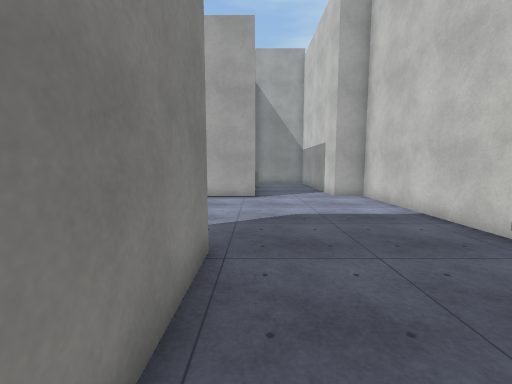
View 1 (above)

19 first-person views from a walk through a scene from a Unity 3-D project. The camera is 1.5 m above the floor, tilts 6° down and sees 90° across. The floor is counted in squares, 1 m on a side. Each view is taken from the middle of a square. On the plan, view 1 faces up. The plan holds only what a view shows up to about 13 squares ahead; the rest is blank. The place goes on beyond the plan. Surface patterns are stand-ins for the level's own textures.

View 2
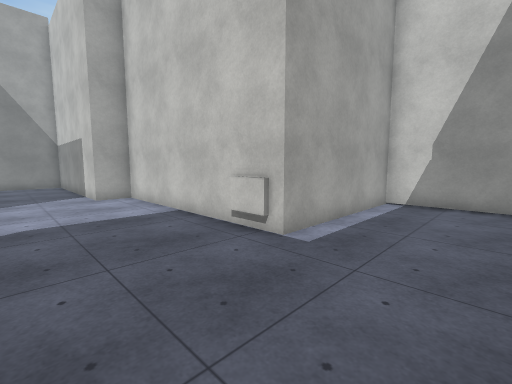

View 3
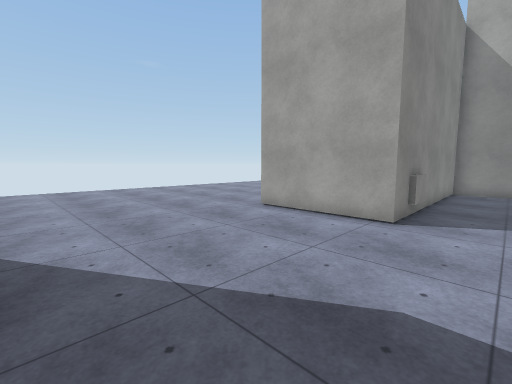

View 4
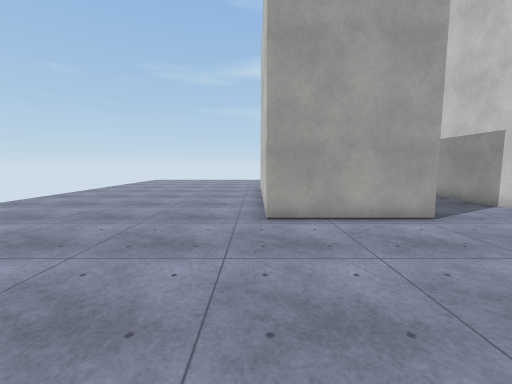

View 5
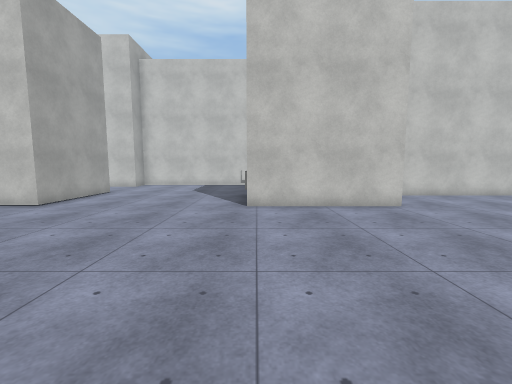

View 6
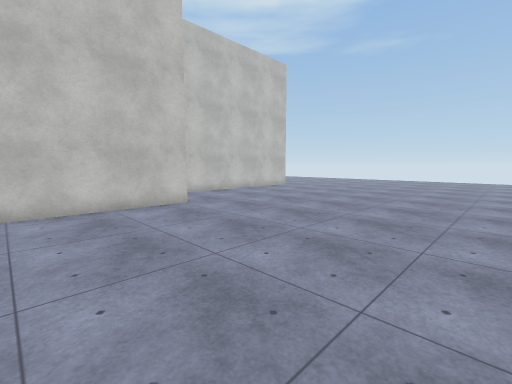

View 7
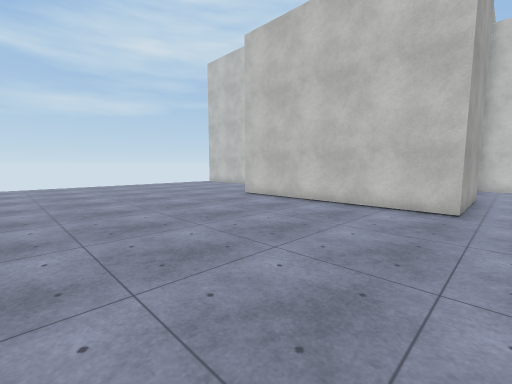

View 8
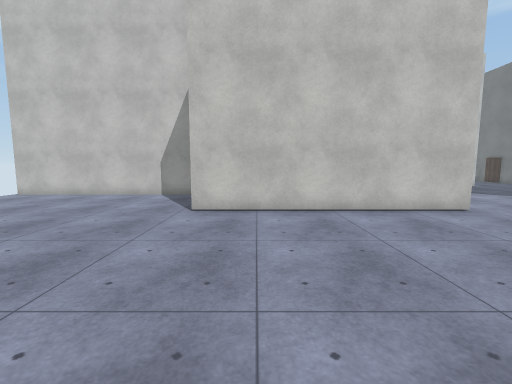

View 9
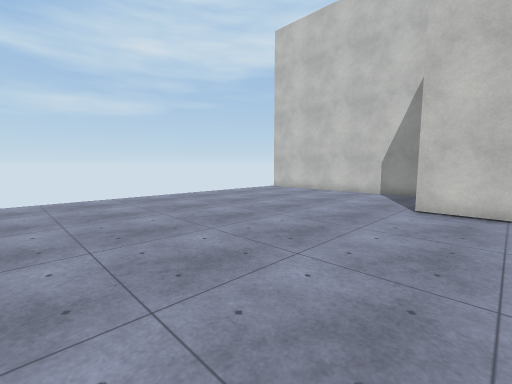

View 10
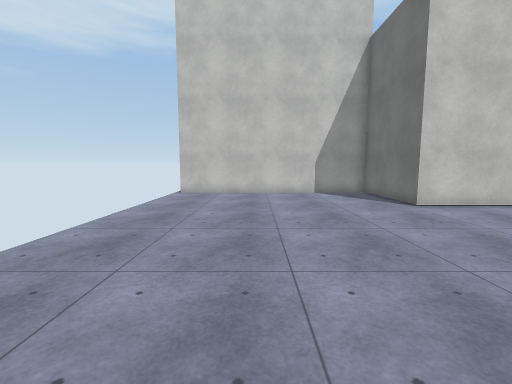

View 11
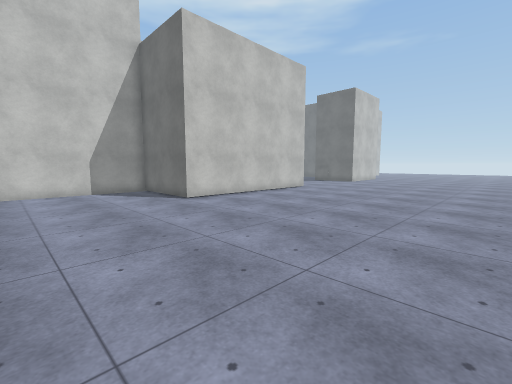

View 12
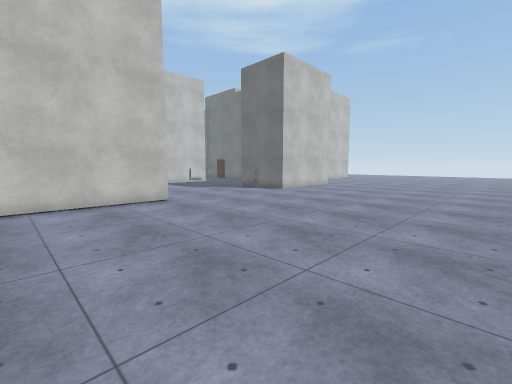

View 13
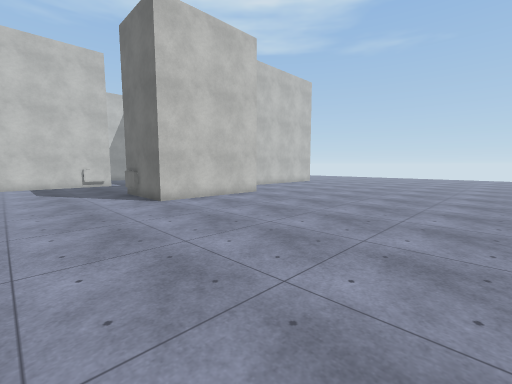

View 14
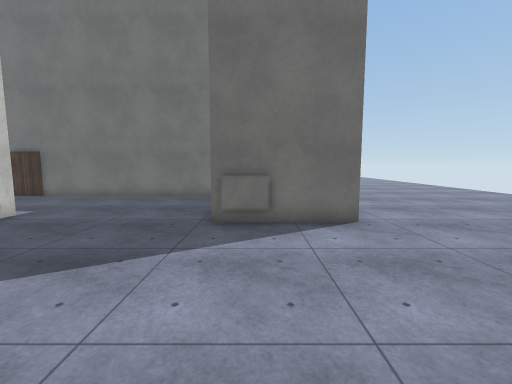

View 15
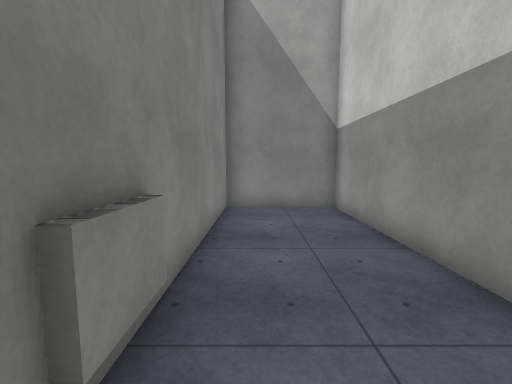

View 16
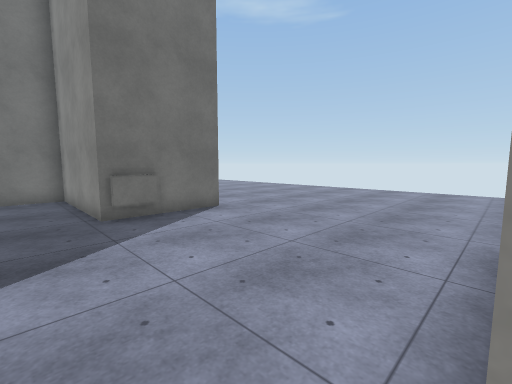

View 17
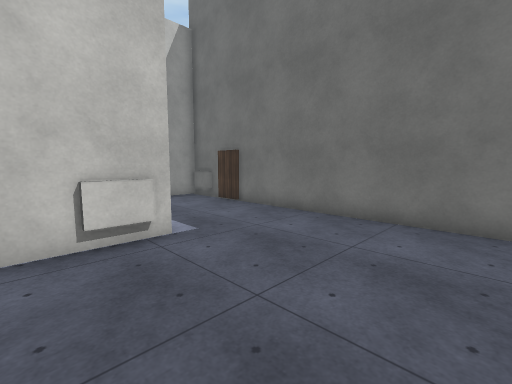

View 18
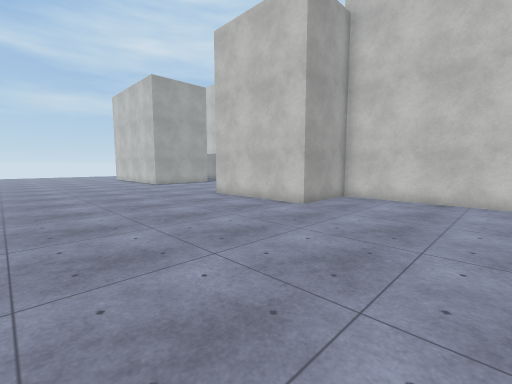

View 19
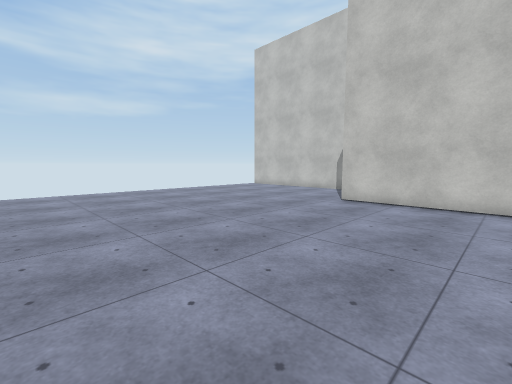

### Floor plan
Points are (right, up) in squares from view 1. A wall is a line through its corners. A room is listed if a view was taken in it or the views show most of it. See-through windows are left out.
Room 1 (views 1, 2, 3, 4, 5, 6, 7, 8, 9, 10, 11, 12, 13, 14, 15, 16, 17, 18, 19)
walls: (0.1, 14.5) (0.1, 13.1); (-2.4, 4.5) (-0.8, 4.5) (-0.8, -1.1) (11.5, -1.1) (11.5, 3.4) (5.2, 3.4) (5.2, 12.4) (3.8, 12.4) (3.8, 21) (0, 21) (0, 12) (-4.7, 12) (-4.7, 21.1) (-0.9, 21.1); (-0.1, 22.1) (-0.1, 31.1); (5.1, 3.8) (5.1, 5.1); (-1.3, -7.5) (-1.3, -1.3) (-4.7, -1.3) (-4.7, 4.3) (-0.8, 4.3)

Positions as (right, up) in squares from view 1, and headings:
1: (0, 0), facing up
2: (1, 0), facing up-right
3: (2, 5), facing up-left
4: (-5, 5), facing up
5: (-14, 4), facing right
6: (-14, 4), facing down-right
7: (-14, 11), facing up-right
8: (-13, 19), facing right
9: (-14, 19), facing up-right
10: (-14, 27), facing right
11: (-15, 27), facing down-right
12: (-15, 17), facing down-right
13: (-15, 9), facing down-right
14: (-2, 11), facing down
15: (1, 12), facing up
16: (1, 12), facing down-left
17: (0, 6), facing down-right
18: (-13, -7), facing up-right
19: (-15, 16), facing up-right
